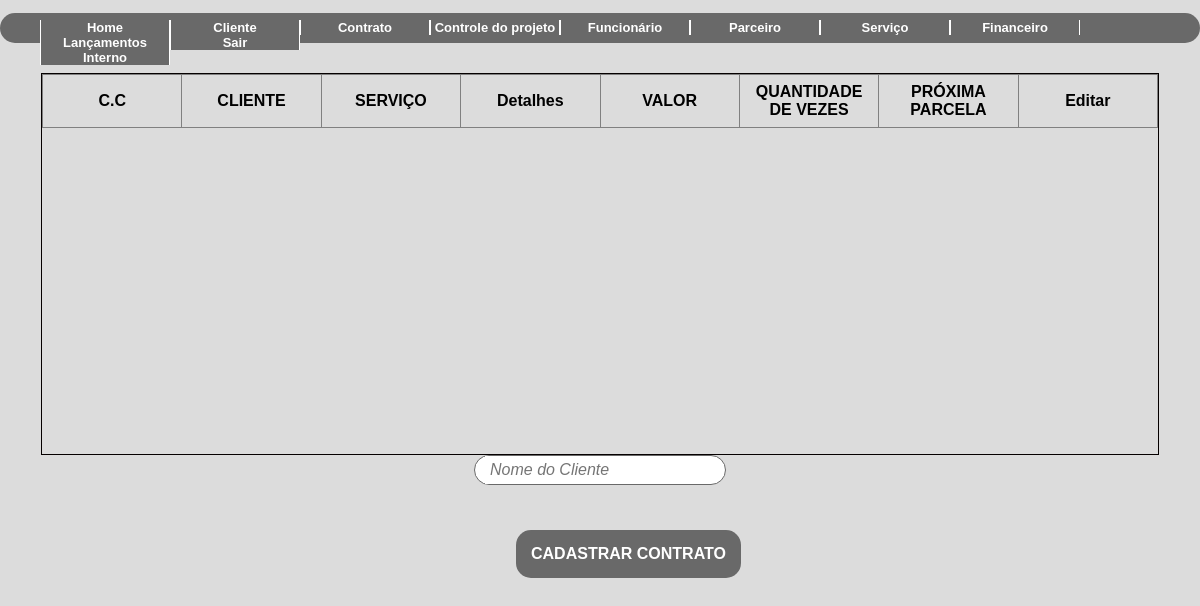
Page /consultacontrato.php (signed in) on the earlier database version.
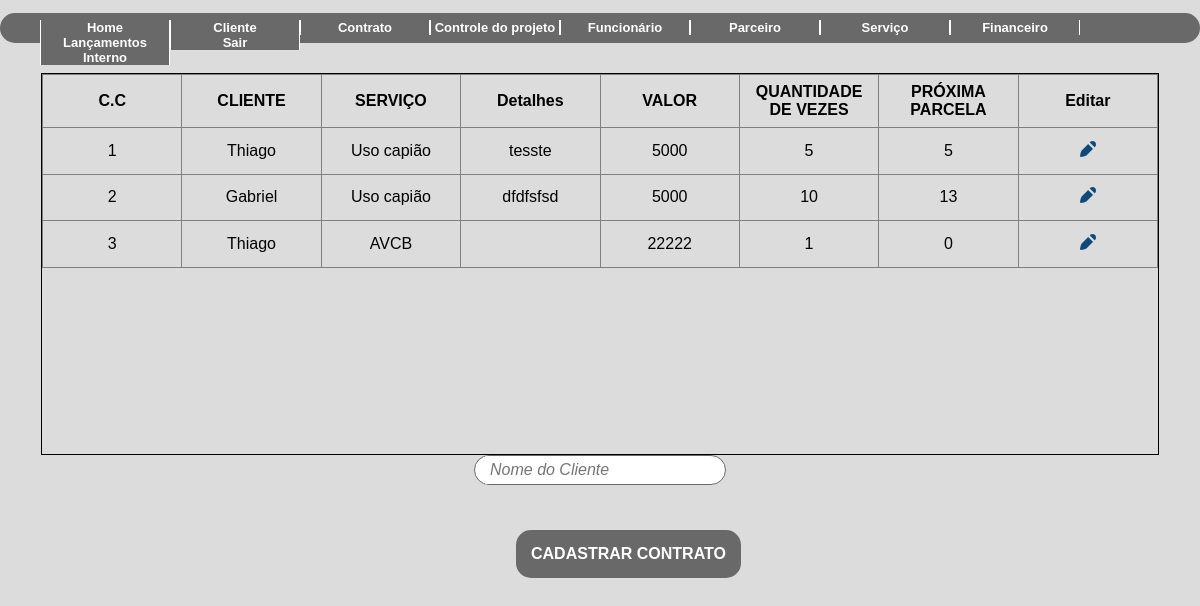
Same page on the later database version.
### tables this page shows
CREATE TABLE IF NOT EXISTS `contrato` (
  `ID` int(11) NOT NULL AUTO_INCREMENT,
  `ID_Cliente` int(11) DEFAULT NULL,
  `ID_Servico` int(11) DEFAULT NULL,
  `Detalhes` varchar(500) DEFAULT NULL,
  `PRAZO` date DEFAULT NULL,
  `Valor` decimal(10,0) DEFAULT NULL,
  `qnt_parcela` decimal(10,0) DEFAULT NULL,
  `VENCIMENTO` varchar(2) DEFAULT NULL,
  PRIMARY KEY (`ID`),
  KEY `fk_cli` (`ID_Cliente`),
  KEY `fk_servi` (`ID_Servico`)
);

CREATE TABLE IF NOT EXISTS `cliente` (
  `id` int(11) NOT NULL AUTO_INCREMENT,
  `pessoa` varchar(8) DEFAULT NULL,
  `nome` varchar(50) DEFAULT NULL,
  `cpf` varchar(11) DEFAULT NULL,
  `rg` varchar(9) DEFAULT NULL,
  `cnpj` varchar(14) DEFAULT NULL,
  `razao` varchar(50) DEFAULT NULL,
  `inscricao` int(15) DEFAULT NULL,
  `representante` varchar(50) DEFAULT NULL,
  `sexo` varchar(1) DEFAULT NULL,
  `observacao` varchar(500) DEFAULT NULL,
  `id_parc` int(11) DEFAULT NULL,
  PRIMARY KEY (`id`),
  KEY `fk_parc` (`id_parc`)
);

CREATE TABLE IF NOT EXISTS `servico` (
  `id` int(11) NOT NULL AUTO_INCREMENT,
  `servico` varchar(30) DEFAULT NULL,
  PRIMARY KEY (`id`)
);

### classes/contrato.class.php (called while the page is built, shortened)
<?php
require_once 'Conexao.class.php';
require_once 'funcoes.class.php';
class Contrato{
    public function __construct(){
        $this->con = new conexao();
    }
    public function querySelectcli(){
        try{
            $cst = $this->con->conect()->prepare("SELECT contrato.ID AS CC, cliente.nome AS CLI, servico.servico AS Serv, contrato.Detalhes AS DETALHES,contrato.Valor AS VALOR ,contrato.qnt_parcela AS QNT_PARC ,contrato.VENCIMENTO AS VENC from cliente INNER JOIN contrato ON cliente.id = contrato.ID_Cliente INNER JOIN servico ON contrato.ID_Servico = servico.id;");
            $cst->execute();
            return $cst->fetchAll();
        }catch(PDOException $ex){
        }
    }
}
?>

### classes/Conexao.class.php (called while the page is built)
<?php
class conexao{
    private $usuario;
    private $senha;
    private $banco;
    private $servidor;
    private static $pdo;
    public function __construct(){
        $this->servidor = "localhost";
        $this->banco = "teste2";
        $this->usuario =  "root";
        $this->senha = "";
    }
    public function conect(){
        try{
            if(is_null(self::$pdo)){
                self::$pdo = new PDO("mysql:host=".$this->servidor.";dbname=".$this->banco, $this->usuario, $this->senha);
            }
            return self::$pdo;
        } catch (PDOException $ex) {
			echo $ex->getMessage();
        }
    }
}
?>

### classes/funcoes.class.php (called while the page is built, shortened)
<?php
class funcoes{
    public function tratarCaracter($vlr, $tipo){
        switch($tipo){
            case 1: $rst = utf8_decode($vlr); break;
            case 2: $rst = htmlentities($vlr, ENT_QUOTES, "ISO-8859-1"); break;
        }
        return $rst;
    }
}
?>

### consultacontrato.php (the view, shortened to what this page needs)
<?php
    require_once 'classes/funcoes.class.php';
    require_once 'classes/contrato.class.php';
    $objFc = new Funcoes();
    $objfn = new Contrato();
?>
<!DOCTYPE html>
<html lang="pt-br">
<head>
    <link rel="stylesheet" type="text/css" href="style/style2.css">
</head>
<body>
    <?php include_once("header.php"); ?>
    <div id="resultado" class="scroll-contrato">
        <table border="1">
            <thead>
                <tr>
                    <th>C.C</th>
                    <th>CLIENTE</th>
                    <th>SERVIÇO</th>
                    <th>Detalhes</th>
                    <th>VALOR</th>
                    <th>QUANTIDADE DE VEZES</th>
                    <th>PRÓXIMA PARCELA</th>
                    <th>Editar</th>
                </tr>
            </thead>
            <tbody>
            <?php foreach($objfn->querySelectcli() as $rst){ ?>
                <tr>
                    <td> <?php echo ($objFc->tratarCaracter($rst['CC'], 1)) ?> </td>
                    <td> <?php echo ($objFc->tratarCaracter($rst['CLI'], 2)) ?> </td>
                    <td> <?php echo ($objFc->tratarCaracter($rst['Serv'], 2)) ?> </td>
                    <td> <?php echo ($objFc->tratarCaracter($rst['DETALHES'], 2)) ?> </td>
                    <td> <?php echo ($objFc->tratarCaracter($rst['VALOR'], 2)) ?> </td>
                    <td> <?php echo ($objFc->tratarCaracter($rst['QNT_PARC'], 2)) ?> </td>
                    <td> <?php echo ($objFc->tratarCaracter($rst['VENC'], 2)) ?> </td>
                    <td><div class="editar"><a href="edita_contrato.php?acao=edit&func=<?=$objFc->tratarCaracter($rst['CC'], 1)?>" title="Editar dados"> <img src="img/ico-editar.png" width="16" height="16" alt="Editar"> </a></div>  </td>
                </tr>
                <?php } ?>
        </table>
    </div>
    <form action="processacontrato.php">
        <div class="search2">
        <input type="text" name="campo"  id="campo" placeholder="Nome do Cliente" >
        </div>
    </form>
    <div class="btn1"><a href="cadastrarcontrato.php">CADASTRAR CONTRATO</a></div>
</body>
</html>

Differences in the rows shown:
added contrato: ID "1", ID_Cliente.nome "Thiago", ID_Servico.servico "Uso capião", Detalhes "tesste", Valor "5000", qnt_parcela "5", VENCIMENTO "5"
added contrato: ID "2", ID_Cliente.nome "Gabriel", ID_Servico.servico "Uso capião", Detalhes "dfdfsfsd", Valor "5000", qnt_parcela "10", VENCIMENTO "13"
added contrato: ID "3", ID_Cliente.nome "Thiago", ID_Servico.servico "AVCB", Valor "22222", qnt_parcela "1", VENCIMENTO "0"
